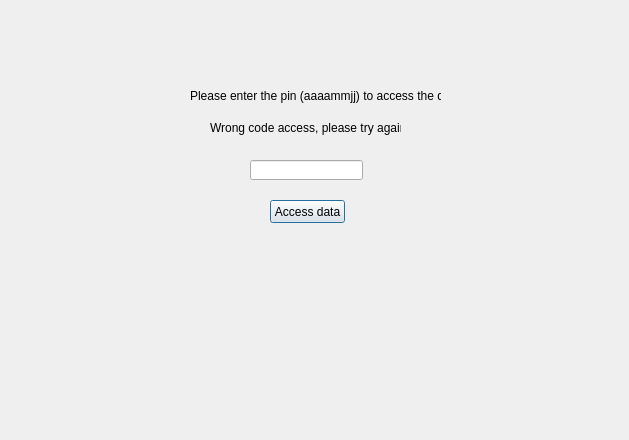
<?xml version="1.0" encoding="UTF-8"?>
<ui version="4.0">
 <class>DialogPinAccess</class>
 <widget class="QDialog" name="DialogPinAccess">
  <property name="geometry">
   <rect>
    <x>0</x>
    <y>0</y>
    <width>629</width>
    <height>440</height>
   </rect>
  </property>
  <property name="windowTitle">
   <string>Dialog</string>
  </property>
  <widget class="QLabel" name="label">
   <property name="geometry">
    <rect>
     <x>190</x>
     <y>60</y>
     <width>251</width>
     <height>71</height>
    </rect>
   </property>
   <property name="text">
    <string>Please enter the pin (aaaammjj) to access the data</string>
   </property>
  </widget>
  <widget class="QLineEdit" name="password">
   <property name="geometry">
    <rect>
     <x>250</x>
     <y>160</y>
     <width>113</width>
     <height>20</height>
    </rect>
   </property>
  </widget>
  <widget class="QPushButton" name="accessData">
   <property name="geometry">
    <rect>
     <x>270</x>
     <y>200</y>
     <width>75</width>
     <height>23</height>
    </rect>
   </property>
   <property name="text">
    <string>Access data</string>
   </property>
  </widget>
  <widget class="QLabel" name="wrongPin">
   <property name="geometry">
    <rect>
     <x>210</x>
     <y>120</y>
     <width>191</width>
     <height>16</height>
    </rect>
   </property>
   <property name="text">
    <string>Wrong code access, please try again!</string>
   </property>
  </widget>
 </widget>
 <resources/>
 <connections/>
</ui>
